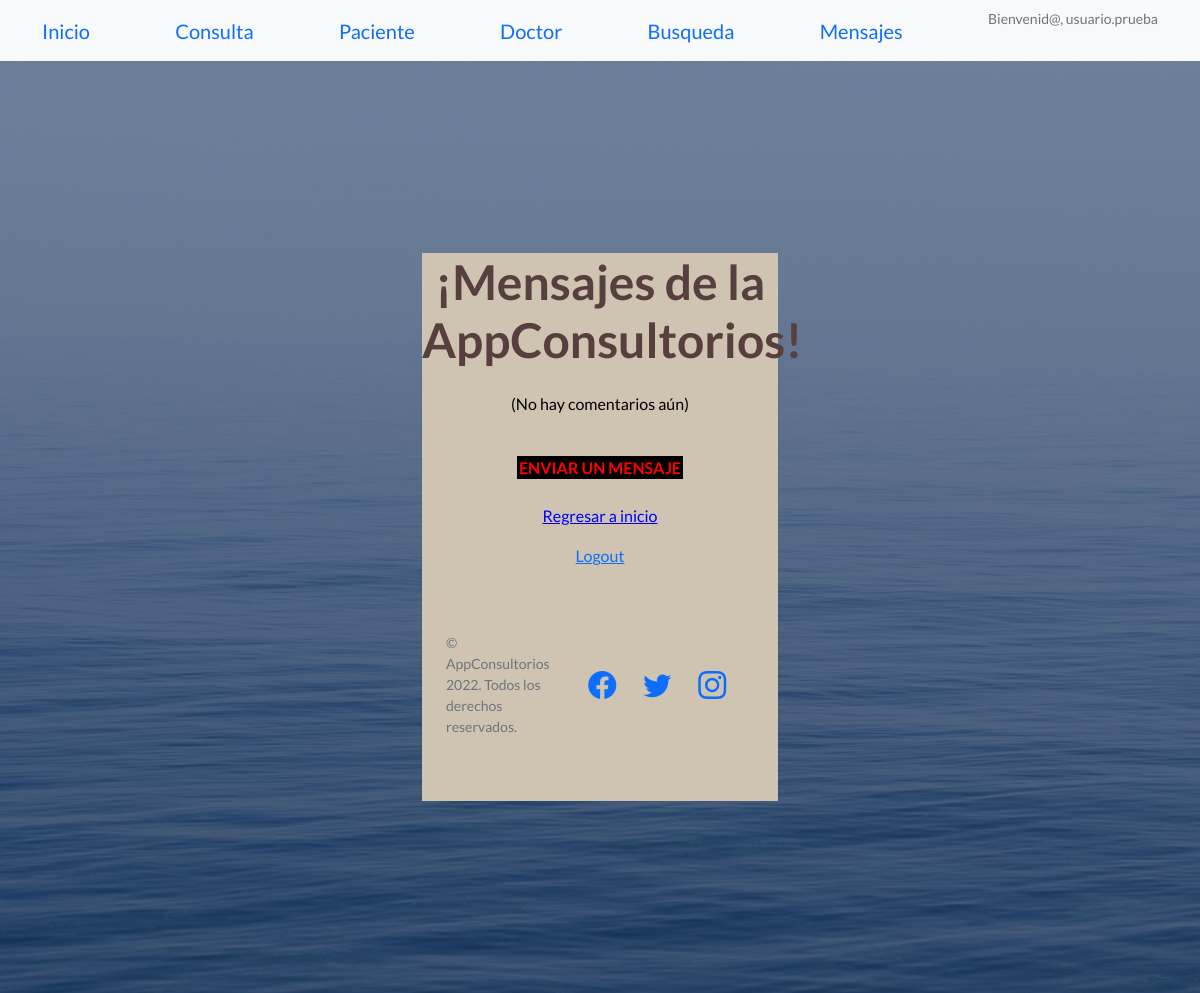
Page /mensajes/ (signed in) on the earlier database version.
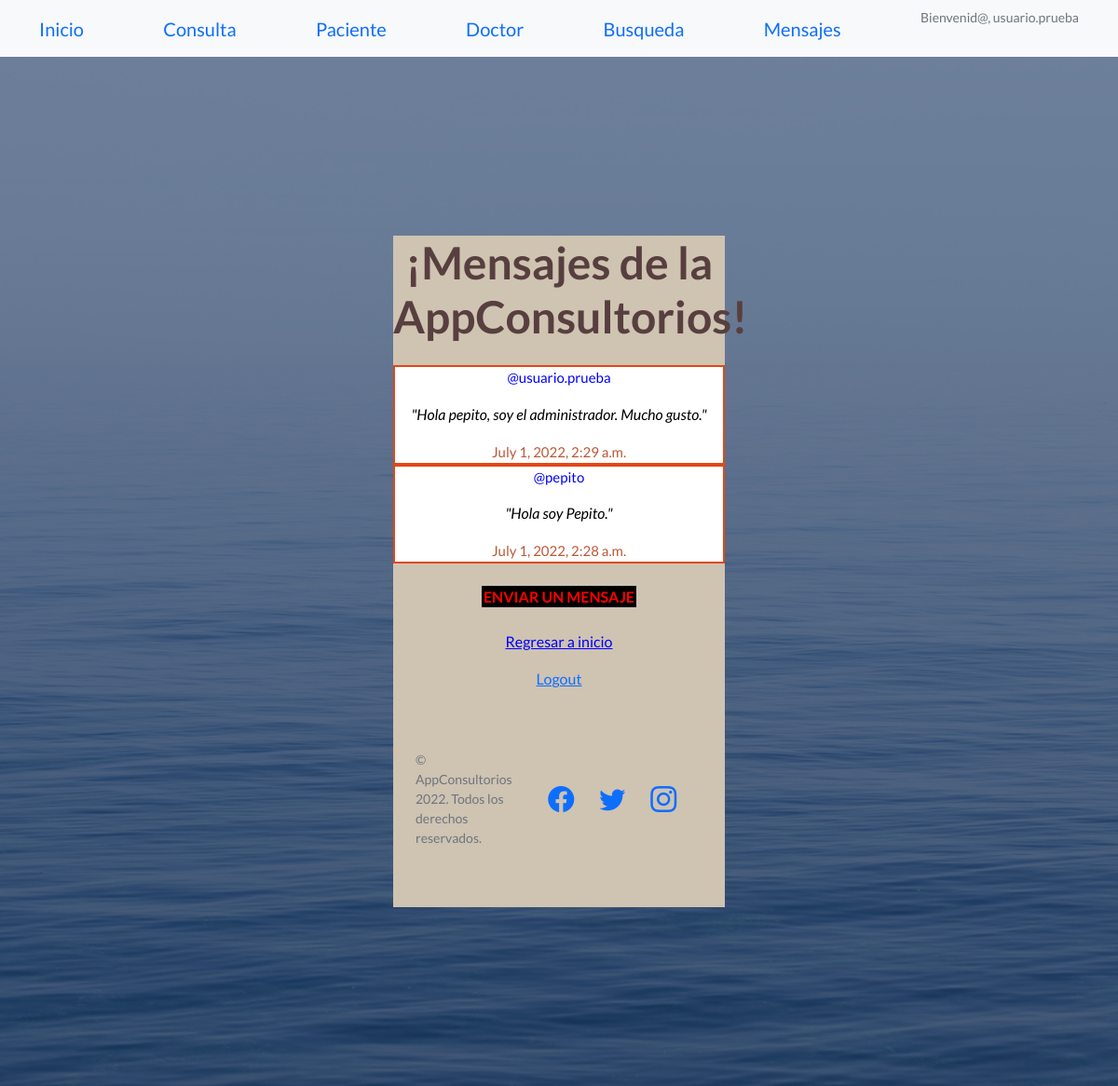
Same page on the later database version.
### mensajes/models.py (models this page shows, shortened)
class Post(models.Model):
    user = models.ForeignKey(User, on_delete=models.CASCADE, related_name='posts')
    timestamp = models.DateTimeField(default =timezone.now)
    content = models.TextField()
    class Meta:
        ordering =['-timestamp']

### mensajes/views.py (the view)
# urls.py: path('', views.feed , name='feed'),
@login_required
def feed(request):
    posts = Post.objects.all()
    context ={'posts': posts}
    return render(request, 'feed.html', context)

### app_consultas/templates/feed.html (shortened to what this page needs)
<!DOCTYPE html>
<html lang="en">
    <head>
        {% load static %}
        {% load humanize %}
        <link href="https://cdn.jsdelivr.net/npm/bootstrap-icons@1.5.0/font/bootstrap-icons.css" rel="stylesheet" type="text/css" />
        <link href="{% static 'app_consultas/css/styles.css' %}" rel="stylesheet" />
    </head>
    <body>
<nav class="navbar bg-light static-top">
    <div class="container">
        {% if request.user.is_authenticated %}
        <a class="navbar-brand" id="link" href="{% url 'padre' %}">Inicio</a>
        {% endif %}
        {% if request.user.is_authenticated %}
        <a class="navbar-brand" id="link" href="{% url 'consulta' %}">Consulta</a>
        {% endif %}
        {% if request.user.is_authenticated %}
        <a class="navbar-brand" id="link" href="{% url 'paciente' %}">Paciente</a>
        {% endif %}
        {% if request.user.is_authenticated %}
        <a class="navbar-brand" id="link" href="{% url 'doctor' %}">Doctor</a>
        {% endif %}
        {% if request.user.is_authenticated %}
        <a class="navbar-brand" id="link" href="{% url 'busqueda' %}">Busqueda</a>
        {% endif %}
        {% if request.user.is_authenticated %}
        <a class="navbar-brand" id="link" href="{% url 'feed' %}">Mensajes</a>
        {% endif %}
        {% if request.user.is_authenticated %}
        <p class="text-muted small mb-4">Bienvenid@, {{user.username}}</p>
        {% endif %}
    </div>
</nav>
<header class="masthead d-flex space">
                <div class="container position-relative">
                    <div class="row justify-content-center">
                        <div class="col-xl-4">
                            <div class="text-center text-white" style="background-color: rgb(207, 195, 178)">
                                <h1 class="mb-4" style="color:rgb(88, 63, 63)">¡Mensajes de la AppConsultorios!</h1>
<main>
    {% if posts %}
      {% for post in posts%}
        <article>
            <div class="container-article" style="background-color: white;">
                <div style="border:rgb(227, 71, 23) 2px solid;">
                    <p class="username" style="font-size: 15px; color:blue;">@{{post.user.username}}</p>
                    <p class="post" style="color: black; font-style: italic;">"{{post.content}}"</p>
                    <time data-time="#" style="color: rgb(186, 88, 55); font-size: 15px;">{{post.timestamp}}</time>
                </div>
            </div>
        </article>
        {% endfor %}
        {% else%}
        <p style="color:black">(No hay comentarios aún)</p>
        {% endif %}
        <br>
        {% if request.user.is_authenticated %}
        <a href="{% url 'post' %}" style="color: red; border: 2px black solid; background-color: black;  text-decoration:none; font-weight: bolder;">ENVIAR UN MENSAJE</a>
        {% endif %}
        <br>
        <br>
        {% if request.user.is_authenticated %}
        <p><a href="{% url 'padre' %}" style="color: blue;">Regresar a inicio</a></p>
        {% endif %}
        {% if request.user.is_authenticated %}
        <a href="{% url 'logout' %}">Logout</a>
        {% endif %}
        <br>
 </main>
<footer class="footer">
    <div class="container">
        <div class="row">
            <div class="col-lg-5 h-40 text-center text-lg-start my-auto">
               <p class="text-muted small mb-4 mb-lg-0">&copy; AppConsultorios 2022. Todos los derechos reservados.</p>
            </div>
            <div class="col-lg-6 h-100 text-center text-lg-end my-auto" >
                <ul class="list-inline mb-0">
                    <li class="list-inline-item me-4">
                        <a href="#!"><i class="bi-facebook fs-3"></i></a>
                    </li>
                    <li class="list-inline-item me-4">
                        <a href="#!"><i class="bi-twitter fs-3"></i></a>
                    </li>
                    <li class="list-inline-item">
                        <a href="#!"><i class="bi-instagram fs-3"></i></a>
                    </li>
                </ul>
            </div>
        </div>
    </div>
    </div>
</div>
</div>
</div>
</body>
</html>

Differences in the rows shown:
added Post: user.username "usuario.prueba", content "Hola pepito, soy el administrador. Mucho gusto.", timestamp "July 1, 2022, 2:29 a.m."
added Post: user.username "pepito", content "Hola soy Pepito.", timestamp "July 1, 2022, 2:28 a.m."
Other differences:
text no longer shown: "(No hay comentarios aún)"
